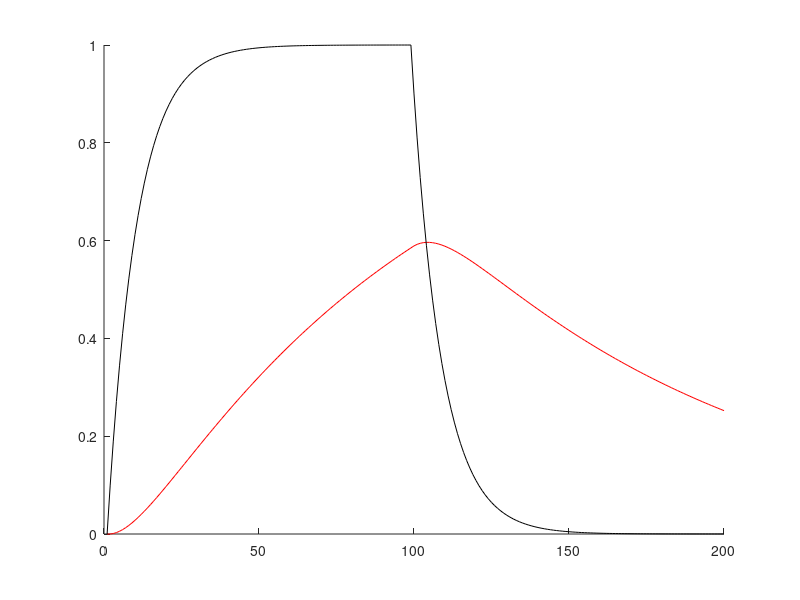

Reproduce this figure in MATLAB.

dt=0.01;
time=2; %(s)
numsteps = ceil(time/dt);

% input
I_baseline = 1;
I=I_baseline*ones(1,numsteps);
I(ceil(numsteps/2):end) = 0; % cancel form the middle

tau_rise=0.1; % rise time
tau_decay=1.0;
alpha=1;

% data history
eq1_history = zeros(1,numsteps);
eq2_history = zeros(1,numsteps);

% euler stepping
for t=2:numsteps,
    eq1_history(t) = eq1_history(t-1) + (dt/tau_decay)*(-eq1_history(t-1) + alpha*eq2_history(t-1));
    
    eq2_history(t) = eq2_history(t-1) + (dt/tau_rise)*(-eq2_history(t-1) + I(t));
end

%plot
figure;
hold on;
plot(eq1_history, '-r');
%plot((I_baseline*ones(1,numsteps)/alpha_1)*0.5, 'r');

plot(eq2_history, '-k');
%plot((I_baseline*ones(1,numsteps)/alpha_2)*0.5, 'k');

%set(gca, 'YScale','log');

